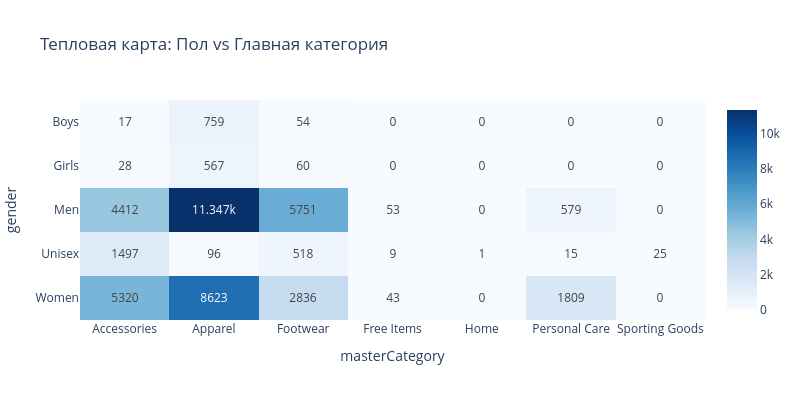

This figure's notebook cell:
### Code cell
# =====================================================
# 3.6 Тепловая карта: Пол vs Категория
# =====================================================
pivot = styles_valid.pivot_table(
    index='gender',
    columns='masterCategory',
    values='id',
    aggfunc='count',
    fill_value=0
)

fig = px.imshow(
    pivot,
    title="Тепловая карта: Пол vs Главная категория",
    color_continuous_scale='Blues',
    aspect='auto',
    text_auto=True
)
fig.update_layout(width=800, height=400)
fig.show()

### Figure 1 — Plotly figure (JSON) as saved in the notebook; plotly's stock layout.template omitted (floating-point values rounded to 4 significant figures)
{"data": [{"coloraxis": "coloraxis", "hovertemplate": "masterCategory: %{x}<br>gender: %{y}<br>color: %{z}<extra></extra>", "name": "0", "texttemplate": "%{z}", "type": "heatmap", "x": ["Accessories", "Apparel", "Footwear", "Free Items", "Home", "Personal Care", "Sporting Goods"], "xaxis": "x", "y": ["Boys", "Girls", "Men", "Unisex", "Women"], "yaxis": "y", "z": [[17, 759, 54, 0, 0, 0, 0], [28, 567, 60, 0, 0, 0, 0], [4412, 11347, 5751, 53, 0, 579, 0], [1497, 96, 518, 9, 1, 15, 25], [5320, 8623, 2836, 43, 0, 1809, 0]]}], "layout": {"coloraxis": {"colorscale": [[0, "rgb(247,251,255)"], [0.125, "rgb(222,235,247)"], [0.25, "rgb(198,219,239)"], [0.375, "rgb(158,202,225)"], [0.5, "rgb(107,174,214)"], [0.625, "rgb(66,146,198)"], [0.75, "rgb(33,113,181)"], [0.875, "rgb(8,81,156)"], [1, "rgb(8,48,107)"]]}, "height": 400, "title": {"text": "Тепловая карта: Пол vs Главная категория"}, "width": 800, "xaxis": {"anchor": "y", "domain": [0, 1], "title": {"text": "masterCategory"}}, "yaxis": {"anchor": "x", "autorange": "reversed", "domain": [0, 1], "title": {"text": "gender"}}}}
